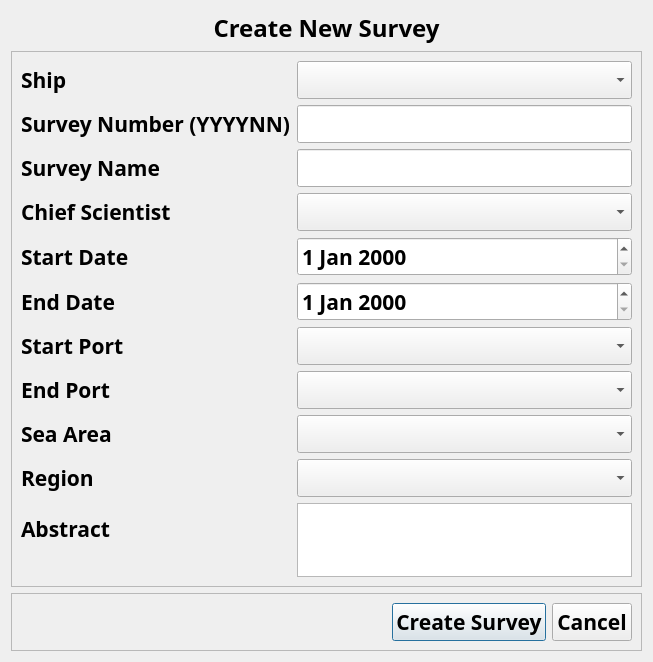
<?xml version="1.0" encoding="UTF-8"?>
<ui version="4.0">
 <class>newSurveyDlg</class>
 <widget class="QDialog" name="newSurveyDlg">
  <property name="geometry">
   <rect>
    <x>0</x>
    <y>0</y>
    <width>653</width>
    <height>662</height>
   </rect>
  </property>
  <property name="windowTitle">
   <string>Create New Survey</string>
  </property>
  <layout class="QVBoxLayout" name="verticalLayout">
   <item>
    <widget class="QLabel" name="label_12">
     <property name="font">
      <font>
       <family>Arial Black</family>
       <pointsize>18</pointsize>
       <weight>75</weight>
       <bold>true</bold>
      </font>
     </property>
     <property name="text">
      <string>Create New Survey</string>
     </property>
     <property name="alignment">
      <set>Qt::AlignCenter</set>
     </property>
    </widget>
   </item>
   <item>
    <widget class="QFrame" name="frame_2">
     <property name="font">
      <font>
       <family>Arial Black</family>
       <pointsize>16</pointsize>
       <weight>75</weight>
       <bold>true</bold>
      </font>
     </property>
     <property name="frameShape">
      <enum>QFrame::StyledPanel</enum>
     </property>
     <property name="frameShadow">
      <enum>QFrame::Raised</enum>
     </property>
     <layout class="QFormLayout" name="formLayout">
      <property name="fieldGrowthPolicy">
       <enum>QFormLayout::AllNonFixedFieldsGrow</enum>
      </property>
      <item row="2" column="0">
       <widget class="QLabel" name="label">
        <property name="font">
         <font>
          <family>Arial Black</family>
          <pointsize>16</pointsize>
          <weight>75</weight>
          <bold>true</bold>
         </font>
        </property>
        <property name="text">
         <string>Ship</string>
        </property>
       </widget>
      </item>
      <item row="2" column="1">
       <widget class="QComboBox" name="cbShip">
        <property name="font">
         <font>
          <family>Arial Black</family>
          <pointsize>16</pointsize>
          <weight>75</weight>
          <bold>true</bold>
         </font>
        </property>
       </widget>
      </item>
      <item row="3" column="0">
       <widget class="QLabel" name="label_10">
        <property name="font">
         <font>
          <family>Arial Black</family>
          <pointsize>16</pointsize>
          <weight>75</weight>
          <bold>true</bold>
         </font>
        </property>
        <property name="text">
         <string>Survey Number (YYYYNN)</string>
        </property>
       </widget>
      </item>
      <item row="3" column="1">
       <widget class="QLineEdit" name="surveyNumEdit">
        <property name="font">
         <font>
          <family>Arial Black</family>
          <pointsize>16</pointsize>
          <weight>75</weight>
          <bold>true</bold>
         </font>
        </property>
        <property name="toolTip">
         <string>&lt;html&gt;&lt;head/&gt;&lt;body&gt;&lt;p&gt;Year and cruise number typically in the form YYYYNN where YYYY is the year and NN is the cruise number. Example: 201608&lt;/p&gt;&lt;/body&gt;&lt;/html&gt;</string>
        </property>
       </widget>
      </item>
      <item row="4" column="0">
       <widget class="QLabel" name="label_2">
        <property name="font">
         <font>
          <family>Arial Black</family>
          <pointsize>16</pointsize>
          <weight>75</weight>
          <bold>true</bold>
         </font>
        </property>
        <property name="text">
         <string>Survey Name</string>
        </property>
       </widget>
      </item>
      <item row="4" column="1">
       <widget class="QLineEdit" name="surveyNameEdit">
        <property name="font">
         <font>
          <family>Arial Black</family>
          <pointsize>16</pointsize>
          <weight>75</weight>
          <bold>true</bold>
         </font>
        </property>
       </widget>
      </item>
      <item row="5" column="0">
       <widget class="QLabel" name="label_9">
        <property name="font">
         <font>
          <family>Arial Black</family>
          <pointsize>16</pointsize>
          <weight>75</weight>
          <bold>true</bold>
         </font>
        </property>
        <property name="text">
         <string>Chief Scientist</string>
        </property>
       </widget>
      </item>
      <item row="7" column="0">
       <widget class="QLabel" name="label_3">
        <property name="font">
         <font>
          <family>Arial Black</family>
          <pointsize>16</pointsize>
          <weight>75</weight>
          <bold>true</bold>
         </font>
        </property>
        <property name="text">
         <string>Start Date</string>
        </property>
       </widget>
      </item>
      <item row="7" column="1">
       <widget class="QDateEdit" name="startDateEdit">
        <property name="font">
         <font>
          <family>Arial Black</family>
          <pointsize>16</pointsize>
          <weight>75</weight>
          <bold>true</bold>
         </font>
        </property>
       </widget>
      </item>
      <item row="8" column="0">
       <widget class="QLabel" name="label_4">
        <property name="font">
         <font>
          <family>Arial Black</family>
          <pointsize>16</pointsize>
          <weight>75</weight>
          <bold>true</bold>
         </font>
        </property>
        <property name="text">
         <string>End Date</string>
        </property>
       </widget>
      </item>
      <item row="8" column="1">
       <widget class="QDateEdit" name="endDateEdit">
        <property name="font">
         <font>
          <family>Arial Black</family>
          <pointsize>16</pointsize>
          <weight>75</weight>
          <bold>true</bold>
         </font>
        </property>
       </widget>
      </item>
      <item row="9" column="0">
       <widget class="QLabel" name="label_5">
        <property name="font">
         <font>
          <family>Arial Black</family>
          <pointsize>16</pointsize>
          <weight>75</weight>
          <bold>true</bold>
         </font>
        </property>
        <property name="text">
         <string>Start Port</string>
        </property>
       </widget>
      </item>
      <item row="10" column="0">
       <widget class="QLabel" name="label_6">
        <property name="font">
         <font>
          <family>Arial Black</family>
          <pointsize>16</pointsize>
          <weight>75</weight>
          <bold>true</bold>
         </font>
        </property>
        <property name="text">
         <string>End Port</string>
        </property>
       </widget>
      </item>
      <item row="14" column="0">
       <widget class="QLabel" name="label_8">
        <property name="font">
         <font>
          <family>Arial Black</family>
          <pointsize>16</pointsize>
          <weight>75</weight>
          <bold>true</bold>
         </font>
        </property>
        <property name="text">
         <string>Abstract</string>
        </property>
       </widget>
      </item>
      <item row="12" column="1">
       <widget class="QComboBox" name="cbSeaArea">
        <property name="font">
         <font>
          <family>Arial Black</family>
          <pointsize>16</pointsize>
          <weight>75</weight>
          <bold>true</bold>
         </font>
        </property>
        <property name="toolTip">
         <string>&lt;html&gt;&lt;head/&gt;&lt;body&gt;&lt;p&gt;The IHO sea area where the majority of the survey took place.&lt;/p&gt;&lt;/body&gt;&lt;/html&gt;</string>
        </property>
       </widget>
      </item>
      <item row="12" column="0">
       <widget class="QLabel" name="label_7">
        <property name="font">
         <font>
          <family>Arial Black</family>
          <pointsize>16</pointsize>
          <weight>75</weight>
          <bold>true</bold>
         </font>
        </property>
        <property name="text">
         <string>Sea Area</string>
        </property>
       </widget>
      </item>
      <item row="13" column="1">
       <widget class="QComboBox" name="cbRegion">
        <property name="font">
         <font>
          <family>Arial Black</family>
          <pointsize>16</pointsize>
          <weight>75</weight>
          <bold>true</bold>
         </font>
        </property>
        <property name="toolTip">
         <string>&lt;html&gt;&lt;head/&gt;&lt;body&gt;&lt;p&gt;The region the survey took place. This is used primarily in the creation of the survey title in the metadata exports from the database. &lt;/p&gt;&lt;/body&gt;&lt;/html&gt;</string>
        </property>
       </widget>
      </item>
      <item row="13" column="0">
       <widget class="QLabel" name="label_11">
        <property name="font">
         <font>
          <family>Arial Black</family>
          <pointsize>16</pointsize>
          <weight>75</weight>
          <bold>true</bold>
         </font>
        </property>
        <property name="text">
         <string>Region</string>
        </property>
       </widget>
      </item>
      <item row="14" column="1">
       <widget class="QPlainTextEdit" name="abstractEdit">
        <property name="font">
         <font>
          <family>Arial Black</family>
          <pointsize>12</pointsize>
          <weight>75</weight>
          <bold>true</bold>
         </font>
        </property>
        <property name="toolTip">
         <string>&lt;html&gt;&lt;head/&gt;&lt;body&gt;&lt;p&gt;The description of the survey. This is used as the survey description in the metadata export. Often it is completed post survey.&lt;/p&gt;&lt;/body&gt;&lt;/html&gt;</string>
        </property>
        <property name="plainText">
         <string/>
        </property>
       </widget>
      </item>
      <item row="5" column="1">
       <widget class="QComboBox" name="cbChiefSci">
        <property name="font">
         <font>
          <family>Arial Black</family>
          <pointsize>16</pointsize>
          <weight>75</weight>
          <bold>true</bold>
         </font>
        </property>
       </widget>
      </item>
      <item row="10" column="1">
       <widget class="QComboBox" name="cbEndPort">
        <property name="font">
         <font>
          <family>Arial Black</family>
          <pointsize>16</pointsize>
          <weight>75</weight>
          <bold>true</bold>
         </font>
        </property>
       </widget>
      </item>
      <item row="9" column="1">
       <widget class="QComboBox" name="cbStartPort">
        <property name="font">
         <font>
          <family>Arial Black</family>
          <pointsize>16</pointsize>
          <weight>75</weight>
          <bold>true</bold>
         </font>
        </property>
       </widget>
      </item>
     </layout>
    </widget>
   </item>
   <item>
    <spacer name="verticalSpacer">
     <property name="font">
      <font>
       <family>Arial Black</family>
       <pointsize>16</pointsize>
       <weight>75</weight>
       <bold>true</bold>
      </font>
     </property>
     <property name="orientation">
      <enum>Qt::Vertical</enum>
     </property>
     <property name="sizeHint" stdset="0">
      <size>
       <width>20</width>
       <height>40</height>
      </size>
     </property>
    </spacer>
   </item>
   <item>
    <widget class="QFrame" name="frame">
     <property name="font">
      <font>
       <family>Arial Black</family>
       <pointsize>16</pointsize>
       <weight>75</weight>
       <bold>true</bold>
      </font>
     </property>
     <property name="frameShape">
      <enum>QFrame::StyledPanel</enum>
     </property>
     <property name="frameShadow">
      <enum>QFrame::Raised</enum>
     </property>
     <layout class="QHBoxLayout" name="horizontalLayout">
      <item>
       <spacer name="horizontalSpacer">
        <property name="font">
         <font>
          <family>Arial Black</family>
          <pointsize>16</pointsize>
          <weight>75</weight>
          <bold>true</bold>
         </font>
        </property>
        <property name="orientation">
         <enum>Qt::Horizontal</enum>
        </property>
        <property name="sizeHint" stdset="0">
         <size>
          <width>40</width>
          <height>20</height>
         </size>
        </property>
       </spacer>
      </item>
      <item>
       <widget class="QPushButton" name="createBtn">
        <property name="font">
         <font>
          <family>Arial Black</family>
          <pointsize>16</pointsize>
          <weight>75</weight>
          <bold>true</bold>
         </font>
        </property>
        <property name="text">
         <string>Create Survey</string>
        </property>
       </widget>
      </item>
      <item>
       <widget class="QPushButton" name="cancelBtn">
        <property name="font">
         <font>
          <family>Arial Black</family>
          <pointsize>16</pointsize>
          <weight>75</weight>
          <bold>true</bold>
         </font>
        </property>
        <property name="text">
         <string>Cancel</string>
        </property>
       </widget>
      </item>
     </layout>
    </widget>
   </item>
  </layout>
 </widget>
 <resources/>
 <connections/>
</ui>
